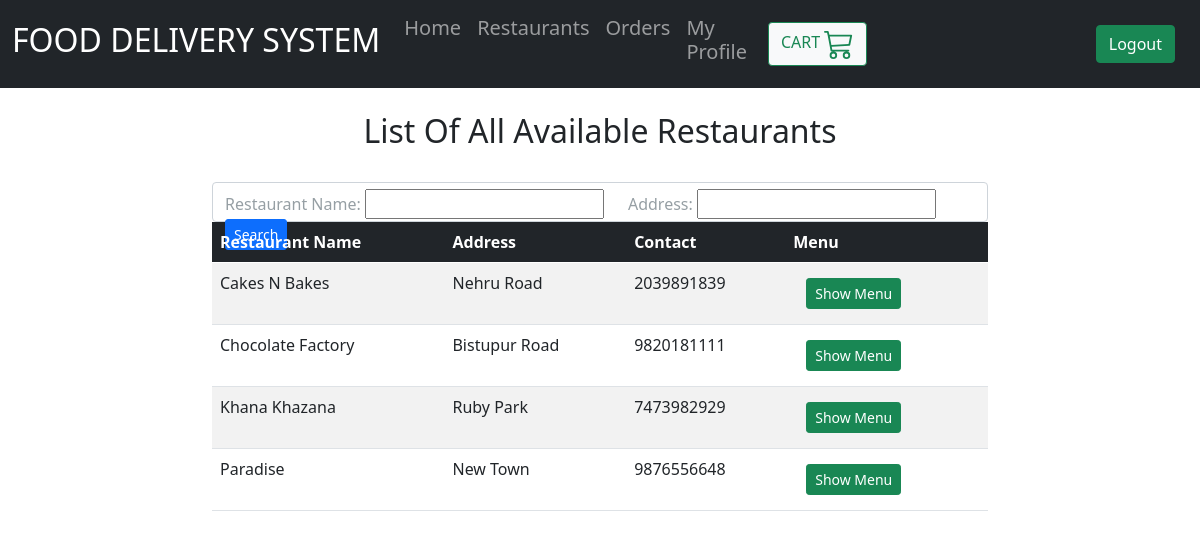
Page /customer/3/showRestaurants/ (signed in) on the earlier database version.
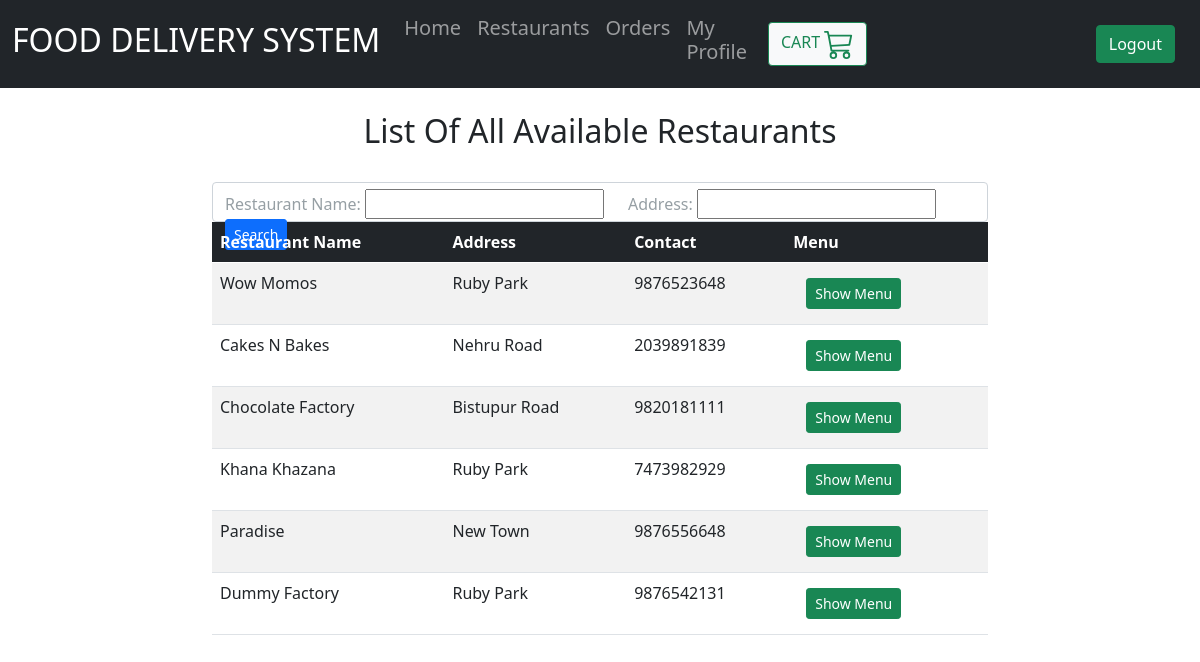
Same page on the later database version.
### restaurants/models.py (models this page shows, shortened)
class Restaurant(models.Model):
    name = models.CharField(max_length=255, null=True)
    username = models.ForeignKey(
        User, on_delete=models.CASCADE)
    address = models.CharField(max_length=1500, null=True)
    contact = models.IntegerField(null=True)
    maxActiveOrders = models.IntegerField(null=True)
    activeOrders = models.IntegerField(default=0)

### customers/views.py (the view)
# urls.py: path('<int:cid>/showRestaurants/',
@login_required(login_url='home')
def showRestaurants(response, cid):
    customer = Customer.objects.get(id=cid)
    restaurants = Restaurant.objects.all()
    restaurants = Restaurant.objects.annotate(
        order_diff=(F('maxActiveOrders')-F('activeOrders')))
    restaurants = restaurants.filter(order_diff__gt=0)
    restaurantFilter = RestaurantFilter(response.GET, queryset=restaurants)
    restaurants = restaurantFilter.qs
    context = {'cid': cid, 'customer': customer,
               'restaurants': restaurants, 'restaurantFilter': restaurantFilter}
    return render(response, 'customers/showRestaurants.html', context)

### customers/templates/customers/showRestaurants.html (shortened to what this page needs)
{% extends 'customers/base.html' %} {% block content %}
<div class="container col-md-8">
  <br />
  <div class="text-center h2">List Of All Available Restaurants</div>
  <br />
  <form>
    <div class="form-control">
      <div class="row">
        <div class="col col-md-auto">
          Restaurant Name: {{restaurantFilter.form.name}}
        </div>
        <div class="col col-md-auto">
          Address: {{restaurantFilter.form.address}}
        </div>
        <div class="col">
          <button class="btn btn-primary btn-sm btn-block" type="submit">
          </button>
        </div>
      </div>
    </div>
  </form>
</div>
<div class="container col-md-8">
  <table class="table table-striped table-hover">
    <thead class="table-dark">
      <tr>
        <th scope="col">Restaurant Name</th>
        <th scope="col">Address</th>
        <th scope="col">Contact</th>
        <th scope="col">Menu</th>
      </tr>
    </thead>
    <tbody>
      {% for r in restaurants %}
      <tr>
        <td>{{r.name}}</td>
        <td>{{r.address}}</td>
        <td>{{r.contact}}</td>
        <td>
          <button class="btn">
            <a
              class="btn btn-success btn-sm btn-block"
              href="{% url 'orderMenu' cid=cid rid=r.id %}"
            >
              Show Menu
            </a>
          </button>
        </td>
      </tr>
      {% endfor %}
    </tbody>
  </table>
</div>
{% endblock %}

Differences in the rows shown:
now on this page (row edited): Restaurant: name "Wow Momos", address "Ruby Park", contact "9876523648"
added Restaurant: name "Dummy Factory", address "Ruby Park", contact "9876542131"
